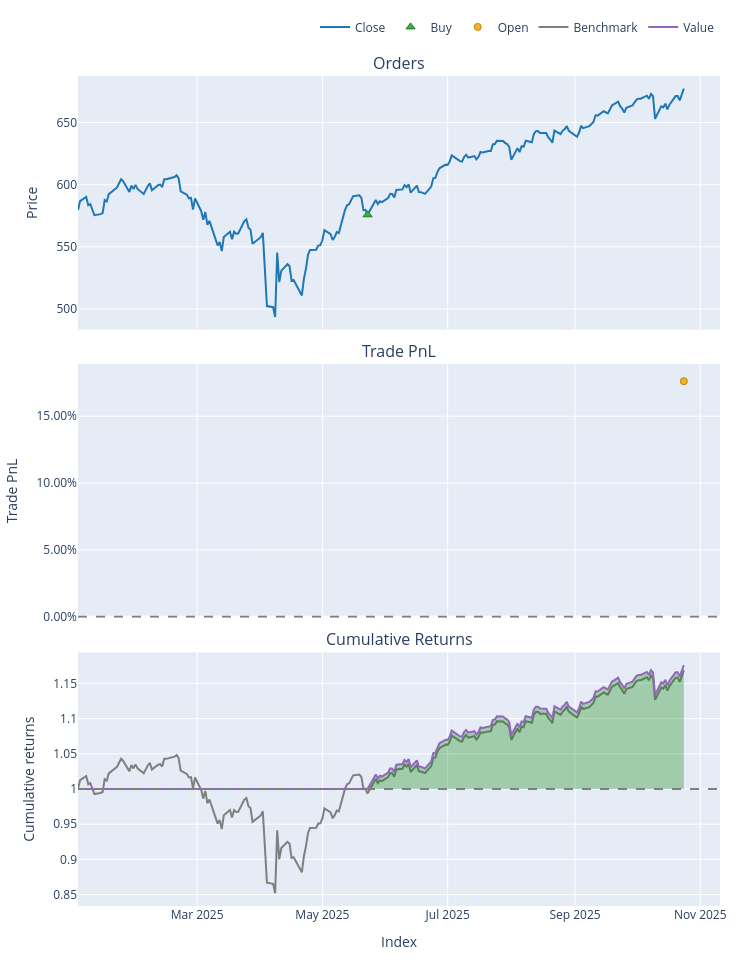

Source (notebook cell):
### Markdown cell above
How much did the performance **degrade**?

`SMA_20_200`'s return dropped significantly from 48% toi 17%, however, the length of in_sample was WAY longer than the out of sample time period. It still outperformed the benchmark return of buying and holding SPY for the entire period. However, it dropped behind our OG single SMA strategy. 

One thing that should be noted is the sharpe ratio of our tuned `SMA_20_200' strategy. All of our sharpe's are quite high, but 3.2 is ridiculous, especially considered the strategy also outpreformed our benchmark. This means our trading strategy was getting the same/better return for much less risk.

The max drawdown in each of our startegies was the same. Interesting. However during our in sample testing, our tuned strategy showed that it limited drawdown way better than the pther strategies.

### Code cell
out_sample_portfolio["SMA_20_200"].plot().show()

### Figure 1 — Plotly figure (JSON) as saved in the notebook; plotly's stock layout.template omitted (floating-point values rounded to 4 significant figures; data arrays with more than 128 entries replaced by an {"elided": "..."} marker saying what was removed)
{"data": [{"legendgroup": "0", "line": {"color": "#1f77b4"}, "name": "Close", "showlegend": true, "type": "scatter", "uid": "583e14e8-8c52-471e-a803-24fd4c3dac55", "x": {"elided": "204 str values"}, "xaxis": "x", "y": {"elided": "204 float values"}, "yaxis": "y"}, {"customdata": [[6.0, 173.7, 0.0]], "hovertemplate": "Order Id: %{customdata[0]}<br>Timestamp: %{x}<br>Price: %{y}<br>Size: %{customdata[1]:.6f}<br>Fees: %{customdata[2]:.6f}", "legendgroup": "1", "marker": {"color": "#37B13F", "line": {"color": "rgb(38,123,44)", "width": 1}, "size": 8, "symbol": "triangle-up"}, "mode": "markers", "name": "Buy", "type": "scatter", "uid": "db4099e8-f7c2-47d2-91f1-a4a0ad500586", "x": ["2025-05-23T00:00:00.000000000"], "xaxis": "x", "y": [575.8], "yaxis": "y"}, {"customdata": [[0.0, 0.0, 17620.0, 0.1762]], "hovertemplate": "Exit Trade Id: %{customdata[0]}<br>Position Id: %{customdata[1]}<br>Exit Timestamp: %{x}<br>PnL: %{customdata[2]:.6f}<br>Return: %{customdata[3]:.2%}", "legendgroup": "2", "marker": {"color": "#FFAA00", "line": {"color": "rgb(178,118,0)", "width": 1}, "opacity": [0.9], "size": [7], "symbol": "circle"}, "mode": "markers", "name": "Open", "type": "scatter", "uid": "e95ba1a2-dba6-47d0-87ca-4061c87c9c43", "x": ["2025-10-24T00:00:00.000000000"], "xaxis": "x2", "y": [0.1762], "yaxis": "y2"}, {"legendgroup": "3", "line": {"color": "#7f7f7f"}, "name": "Benchmark", "showlegend": true, "type": "scatter", "uid": "2af96faa-ded3-40d1-b114-3a7ca49b7360", "x": {"elided": "204 str values"}, "xaxis": "x3", "y": {"elided": "204 float values"}, "yaxis": "y3"}, {"hoverinfo": "skip", "legendgroup": "4", "line": {"color": "rgba(0, 0, 0, 0)", "width": 0}, "opacity": 0, "showlegend": false, "type": "scatter", "uid": "9f7cf7c7-40df-47ac-a679-8bdef8662702", "x": {"elided": "204 str values"}, "xaxis": "x3", "y": {"elided": "204 int values"}, "yaxis": "y3"}, {"connectgaps": false, "fill": "tonexty", "fillcolor": "rgba(0, 128, 0, 0.3)", "hoverinfo": "skip", "legendgroup": "4", "line": {"color": "rgba(0, 0, 0, 0)", "width": 0}, "opacity": 0, "showlegend": false, "type": "scatter", "uid": "d12f2182-1063-4fb7-827a-63a7134a6ad0", "x": {"elided": "204 str values"}, "xaxis": "x3", "y": {"elided": "204 float values"}, "yaxis": "y3"}, {"legendgroup": "5", "line": {"color": "#9467bd"}, "name": "Value", "showlegend": true, "type": "scatter", "uid": "3631f9a2-2ad0-4f1d-8785-15e2f46b4b15", "x": {"elided": "204 str values"}, "xaxis": "x3", "y": {"elided": "204 float values"}, "yaxis": "y3"}, {"hoverinfo": "skip", "legendgroup": "4", "line": {"color": "rgba(0, 0, 0, 0)", "width": 0}, "opacity": 0, "showlegend": false, "type": "scatter", "uid": "1c232b56-ffaf-4aea-b269-c1ce5f2c48a7", "x": {"elided": "204 str values"}, "xaxis": "x3", "y": {"elided": "204 int values"}, "yaxis": "y3"}], "layout": {"annotations": [{"font": {"size": 16}, "showarrow": false, "text": "Orders", "x": 0.5, "xanchor": "center", "xref": "paper", "y": 1, "yanchor": "bottom", "yref": "paper"}, {"font": {"size": 16}, "showarrow": false, "text": "Trade PnL", "x": 0.5, "xanchor": "center", "xref": "paper", "y": 0.6528, "yanchor": "bottom", "yref": "paper"}, {"font": {"size": 16}, "showarrow": false, "text": "Cumulative Returns", "x": 0.5, "xanchor": "center", "xref": "paper", "y": 0.3056, "yanchor": "bottom", "yref": "paper"}], "height": 960, "legend": {"orientation": "h", "traceorder": "normal", "x": 1, "xanchor": "right", "y": 1.042, "yanchor": "bottom"}, "margin": {"b": 30, "l": 30, "r": 30, "t": 30}, "shapes": [{"line": {"color": "gray", "dash": "dash"}, "type": "line", "x0": 0, "x1": 1, "xref": "paper", "y0": 0, "y1": 0, "yref": "y2"}, {"line": {"color": "gray", "dash": "dash"}, "type": "line", "x0": 0, "x1": 1, "xref": "paper", "y0": 1, "y1": 1, "yref": "y3"}], "showlegend": true, "width": 750, "xaxis": {"anchor": "y", "domain": [0, 1], "matches": "x3", "showticklabels": false}, "xaxis2": {"anchor": "y2", "domain": [0, 1], "matches": "x3", "showticklabels": false}, "xaxis3": {"anchor": "y3", "domain": [0, 1], "title": {"text": "Index"}}, "yaxis": {"anchor": "x", "domain": [0.6944, 1], "title": {"text": "Price"}}, "yaxis2": {"anchor": "x2", "domain": [0.3472, 0.6528], "tickformat": ".2%", "title": {"text": "Trade PnL"}}, "yaxis3": {"anchor": "x3", "domain": [0, 0.3056], "title": {"text": "Cumulative returns"}}}}
